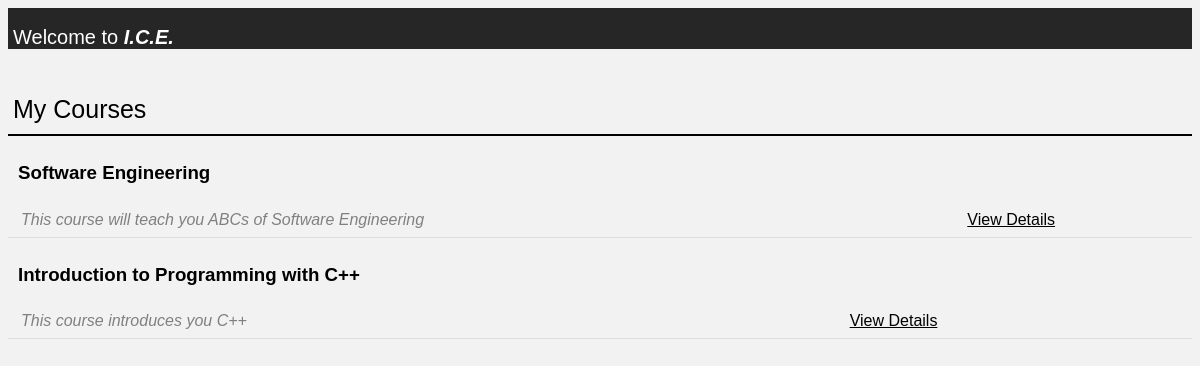
/courses/course_list/, run on the app's committed database.
### courses/models.py (models this page shows, shortened)
class Course(models.Model):
    title = models.CharField(max_length = 150, db_index = True)
    description = models.TextField(blank = False)
    instructor = models.CharField(max_length = 40, db_index = True)
    credit_units = models.IntegerField(db_index = True)
    status = models.IntegerField(db_index = True) # value 1 if course is opened, 0 if closed
    category = models.CharField(max_length = 150, db_index = True)

### courses/views.py (the view)
# urls.py: path('course_list/', views.learner_course_list),
def learner_course_list(request):   #mege it later with course_list
    courses = Learner.objects.filter(staff_id = 1)[0].courses.all()          #later filter to actual staff_id
    return render(request, "courses/learner_course_list.html", context = {'courses' : courses})

### courses/templates/courses/learner_course_list.html (shortened to what this page needs)
<head>
{%load static%}
<link rel="stylesheet" type="text/css" href="{%static 'css/style.css'%}">
<div id = "header">
<h2>  Welcome to <span> I.C.E. </span></h2>
</div>
</head>
<body>
<h1> My Courses </h1>
{% for course in courses%}
<table>
	<tr>
    <h3> {{course.title}} </h3>
	</tr>
	<tr>
    <td> <p>{{course.description}}</p></td>
    <td> <a href = "{% url 'study_course_url' course.id %}">View Details</a>  </td>
</tr>
 </table>
{%endfor%}
</body>

### static/css/style.css (style rules this page uses)
body { font-family: "helvetica"; background-color: #f2f2f2; }
span { font-weight: bold; font-style: italic; }
h1 { padding-top: 30px; padding-left: 5px; padding-bottom: 10px; border-bottom: 2px solid black; font-weight: lighter; font-size: 25px; }
h2 { padding-left: 5px; font-weight: lighter; color: white; font-size: 20px; }
h3 { padding-left: 10px; padding-top: 7px; }
p { padding-left: 5px; font-style: italic; color: #808080; }
#header { padding-top: 1px; padding-bottom: 0px; background-color: #262626; }
table { border-collapse: collapse; width: 100%; }
th, td { padding: 8px; text-align: left; border-bottom: 1px solid #ddd; }
a { color: black; }

### data on the page
Course: title "Software Engineering", description "This course will teach you ABCs of Software Engineering"
Course: title "Introduction to Programming with C++", description "This course introduces you C++"
